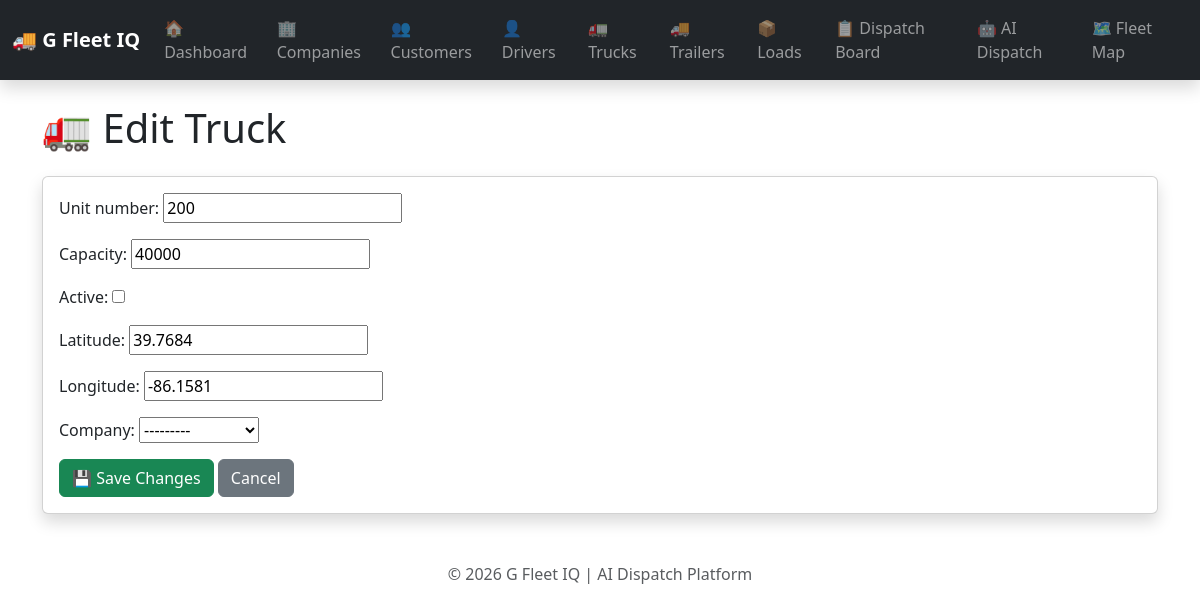
Screenshot of /trucks/1/edit/ with the database file from the repository.
### fleet/models.py (models this page shows, shortened)
class Truck(models.Model):
    unit_number = models.CharField(max_length=50)
    capacity = models.IntegerField(default=40000)
    active = models.BooleanField(default=True)
    latitude = models.FloatField(default=39.7684)
    longitude = models.FloatField(default=-86.1581)
    company = models.ForeignKey(Company,on_delete=models.CASCADE,related_name="trucks",null=True,blank=True)

### dashboard/views.py (the view)
# urls.py: path("trucks/<int:truck_id>/edit/", views.edit_truck, name="edit_truck"),
def edit_truck(request, truck_id):
    truck = get_object_or_404(Truck, id=truck_id)
    form = TruckForm(
        request.POST or None,
        instance=truck,
    )
    if request.method == "POST" and form.is_valid():
        form.save()
        return redirect("trucks")
    return render(
        request,
        "dashboard/edit_truck.html",
        {
            "truck": truck,
            "form": form,
        },
    )

### dashboard/forms.py
class TruckForm(forms.ModelForm):
    class Meta:
        model = Truck
        fields = "__all__"

### fleet/models.py (called while the page is built)
    def __str__(self):
        return self.name

### dashboard/templates/dashboard/edit_truck.html (shortened to what this page needs)
{% extends "dashboard/base.html" %}
{% block content %}
<h1 class="mb-4">🚛 Edit Truck</h1>
<div class="card shadow">
    <div class="card-body">
        <form method="POST">
            {{ form.as_p }}
            <button type="submit" class="btn btn-success">
                💾 Save Changes
            </button>
            <a href="/trucks/" class="btn btn-secondary">
                Cancel
            </a>
        </form>
    </div>
</div>
{% endblock %}

### rows the page displays
Truck: unit_number "200", capacity "40000", latitude "39.7684", longitude "-86.1581", company "---------"
